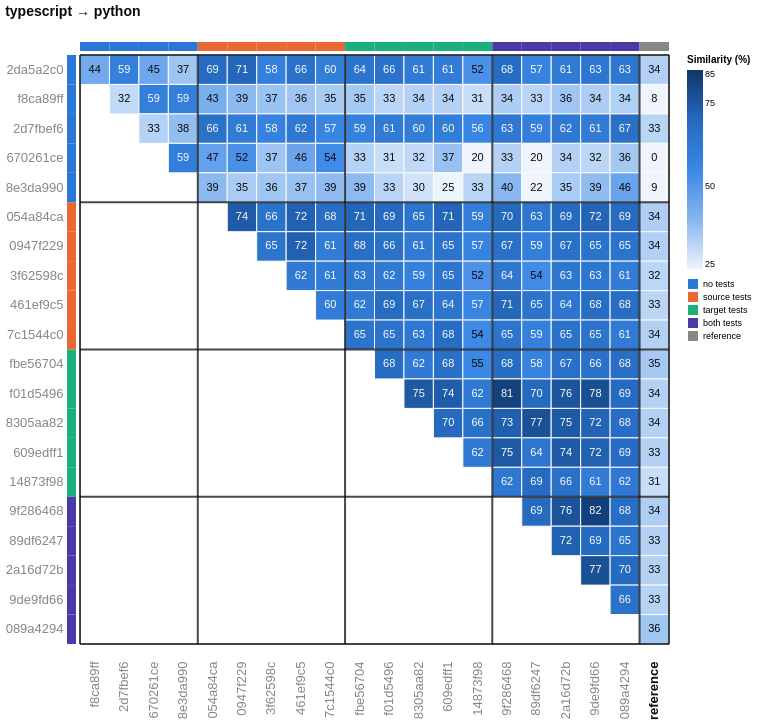

Here is the Vega-Lite specification saved for this chart:
### Vega-Lite specification from a JSON file in a GitHub repository (floating-point values rounded to 4 significant figures; data arrays with more than 128 entries replaced by an {"elided": "..."} marker saying what was removed)
{"config": {"view": {"continuousWidth": 300, "continuousHeight": 300}, "axis": {"labelAngle": -45}, "axisX": {"labelAngle": -37.5}}, "layer": [{"data": {"name": "data-28cff9cad55b266df90f5dbd6c0373dc"}, "mark": {"type": "rect", "stroke": "#fcfcfb", "strokeWidth": 1}, "encoding": {"color": {"field": "similarity_pct", "legend": {"gradientLength": 199.3, "labelFontSize": 9, "titleFontSize": 10, "values": [25, 50, 75, 85]}, "scale": {"clamp": true, "domain": [25, 85], "range": ["#eef5fd", "#86b6ef", "#3987e5", "#256abf", "#0d366b"]}, "title": "Similarity (%)", "type": "quantitative"}, "x": {"axis": {"domain": false, "labelAngle": -90, "labelColor": {"expr": "datum.label === 'reference' ? '#0b0b0b' : '#898781'"}, "labelFontSize": 13, "labelFontWeight": {"expr": "datum.label === 'reference' ? 'bold' : 'normal'"}, "labelPadding": 17, "ticks": false}, "field": "port_a", "scale": {"domain": ["f8ca89ff", "2d7fbef6", "670261ce", "8e3da990", "054a84ca", "0947f229", "3f62598c", "461ef9c5", "7c1544c0", "fbe56704", "f01d5496", "8305aa82", "609edff1", "14873f98", "9f286468", "89df6247", "2a16d72b", "9de9fd66", "089a4294", "reference"]}, "title": null, "type": "nominal"}, "y": {"axis": {"domain": false, "labelColor": {"expr": "datum.label === 'reference' ? '#0b0b0b' : '#898781'"}, "labelFontSize": 13, "labelFontWeight": {"expr": "datum.label === 'reference' ? 'bold' : 'normal'"}, "labelPadding": 17, "ticks": false, "labelAngle": 0}, "field": "port_b", "scale": {"domain": ["2da5a2c0", "f8ca89ff", "2d7fbef6", "670261ce", "8e3da990", "054a84ca", "0947f229", "3f62598c", "461ef9c5", "7c1544c0", "fbe56704", "f01d5496", "8305aa82", "609edff1", "14873f98", "9f286468", "89df6247", "2a16d72b", "9de9fd66", "089a4294"]}, "title": null, "type": "nominal"}}}, {"data": {"name": "data-324f0f86a94ceb2fa862edcf20603be0"}, "mark": {"type": "rect"}, "encoding": {"color": {"field": "condition", "legend": {"labelFontSize": 9, "symbolType": "square", "title": null}, "scale": {"domain": ["no tests", "source tests", "target tests", "both tests", "reference"], "range": ["#2a78d6", "#eb6834", "#1baf7a", "#4a3aa7", "#898781"]}, "type": "nominal"}, "x": {"axis": {"domain": false, "labelAngle": -90, "labelColor": {"expr": "datum.label === 'reference' ? '#0b0b0b' : '#898781'"}, "labelFontSize": 13, "labelFontWeight": {"expr": "datum.label === 'reference' ? 'bold' : 'normal'"}, "labelPadding": 17, "ticks": false}, "field": "port", "scale": {"domain": ["f8ca89ff", "2d7fbef6", "670261ce", "8e3da990", "054a84ca", "0947f229", "3f62598c", "461ef9c5", "7c1544c0", "fbe56704", "f01d5496", "8305aa82", "609edff1", "14873f98", "9f286468", "89df6247", "2a16d72b", "9de9fd66", "089a4294", "reference"]}, "title": null, "type": "nominal"}, "y": {"value": -13}, "y2": {"value": -4}}}, {"data": {"name": "data-936e38fabab3f05ddd28d48856a734ac"}, "mark": {"type": "rect"}, "encoding": {"color": {"field": "condition", "legend": null, "scale": {"domain": ["no tests", "source tests", "target tests", "both tests", "reference"], "range": ["#2a78d6", "#eb6834", "#1baf7a", "#4a3aa7", "#898781"]}, "type": "nominal"}, "x": {"value": -13}, "x2": {"value": -4}, "y": {"axis": {"domain": false, "labelColor": {"expr": "datum.label === 'reference' ? '#0b0b0b' : '#898781'"}, "labelFontSize": 13, "labelFontWeight": {"expr": "datum.label === 'reference' ? 'bold' : 'normal'"}, "labelPadding": 17, "ticks": false, "labelAngle": 0}, "field": "port", "scale": {"domain": ["2da5a2c0", "f8ca89ff", "2d7fbef6", "670261ce", "8e3da990", "054a84ca", "0947f229", "3f62598c", "461ef9c5", "7c1544c0", "fbe56704", "f01d5496", "8305aa82", "609edff1", "14873f98", "9f286468", "89df6247", "2a16d72b", "9de9fd66", "089a4294"]}, "title": null, "type": "nominal"}}}, {"data": {"name": "data-fdbe57da0e3f684219f94091f5048221"}, "mark": {"type": "text", "color": "#0b0b0b", "fontSize": 11}, "encoding": {"text": {"field": "similarity_pct", "format": ".0f", "type": "quantitative"}, "x": {"axis": {"domain": false, "labelAngle": -90, "labelColor": {"expr": "datum.label === 'reference' ? '#0b0b0b' : '#898781'"}, "labelFontSize": 13, "labelFontWeight": {"expr": "datum.label === 'reference' ? 'bold' : 'normal'"}, "labelPadding": 17, "ticks": false}, "field": "port_a", "scale": {"domain": ["f8ca89ff", "2d7fbef6", "670261ce", "8e3da990", "054a84ca", "0947f229", "3f62598c", "461ef9c5", "7c1544c0", "fbe56704", "f01d5496", "8305aa82", "609edff1", "14873f98", "9f286468", "89df6247", "2a16d72b", "9de9fd66", "089a4294", "reference"]}, "title": null, "type": "nominal"}, "y": {"axis": {"domain": false, "labelColor": {"expr": "datum.label === 'reference' ? '#0b0b0b' : '#898781'"}, "labelFontSize": 13, "labelFontWeight": {"expr": "datum.label === 'reference' ? 'bold' : 'normal'"}, "labelPadding": 17, "ticks": false, "labelAngle": 0}, "field": "port_b", "scale": {"domain": ["2da5a2c0", "f8ca89ff", "2d7fbef6", "670261ce", "8e3da990", "054a84ca", "0947f229", "3f62598c", "461ef9c5", "7c1544c0", "fbe56704", "f01d5496", "8305aa82", "609edff1", "14873f98", "9f286468", "89df6247", "2a16d72b", "9de9fd66", "089a4294"]}, "title": null, "type": "nominal"}}}, {"data": {"name": "data-3fd628620724d70384683b5d5491062c"}, "mark": {"type": "text", "color": "#fcfcfb", "fontSize": 11}, "encoding": {"text": {"field": "similarity_pct", "format": ".0f", "type": "quantitative"}, "x": {"axis": {"domain": false, "labelAngle": -90, "labelColor": {"expr": "datum.label === 'reference' ? '#0b0b0b' : '#898781'"}, "labelFontSize": 13, "labelFontWeight": {"expr": "datum.label === 'reference' ? 'bold' : 'normal'"}, "labelPadding": 17, "ticks": false}, "field": "port_a", "scale": {"domain": ["f8ca89ff", "2d7fbef6", "670261ce", "8e3da990", "054a84ca", "0947f229", "3f62598c", "461ef9c5", "7c1544c0", "fbe56704", "f01d5496", "8305aa82", "609edff1", "14873f98", "9f286468", "89df6247", "2a16d72b", "9de9fd66", "089a4294", "reference"]}, "title": null, "type": "nominal"}, "y": {"axis": {"domain": false, "labelColor": {"expr": "datum.label === 'reference' ? '#0b0b0b' : '#898781'"}, "labelFontSize": 13, "labelFontWeight": {"expr": "datum.label === 'reference' ? 'bold' : 'normal'"}, "labelPadding": 17, "ticks": false, "labelAngle": 0}, "field": "port_b", "scale": {"domain": ["2da5a2c0", "f8ca89ff", "2d7fbef6", "670261ce", "8e3da990", "054a84ca", "0947f229", "3f62598c", "461ef9c5", "7c1544c0", "fbe56704", "f01d5496", "8305aa82", "609edff1", "14873f98", "9f286468", "89df6247", "2a16d72b", "9de9fd66", "089a4294"]}, "title": null, "type": "nominal"}}}, {"data": {"name": "data-1f38d9b551839578f5e3e43064192fd3"}, "mark": {"type": "rule", "color": "#0b0b0b", "opacity": 0.75, "strokeWidth": 2}, "encoding": {"x": {"bandPosition": 0, "field": "port", "scale": {"domain": ["f8ca89ff", "2d7fbef6", "670261ce", "8e3da990", "054a84ca", "0947f229", "3f62598c", "461ef9c5", "7c1544c0", "fbe56704", "f01d5496", "8305aa82", "609edff1", "14873f98", "9f286468", "89df6247", "2a16d72b", "9de9fd66", "089a4294", "reference"]}, "type": "nominal"}}}, {"data": {"name": "data-0095387c21554dc7fd58c9569b886ec5"}, "mark": {"type": "rule", "color": "#0b0b0b", "opacity": 0.75, "strokeWidth": 2}, "encoding": {"y": {"bandPosition": 0, "field": "port", "scale": {"domain": ["2da5a2c0", "f8ca89ff", "2d7fbef6", "670261ce", "8e3da990", "054a84ca", "0947f229", "3f62598c", "461ef9c5", "7c1544c0", "fbe56704", "f01d5496", "8305aa82", "609edff1", "14873f98", "9f286468", "89df6247", "2a16d72b", "9de9fd66", "089a4294"]}, "type": "nominal"}}}, {"data": {"name": "data-419c3610764c394fccfb17419b5b63cb"}, "mark": {"type": "rule", "color": "#0b0b0b", "opacity": 0.75, "strokeWidth": 2}, "encoding": {"x": {"bandPosition": 1, "field": "port", "scale": {"domain": ["f8ca89ff", "2d7fbef6", "670261ce", "8e3da990", "054a84ca", "0947f229", "3f62598c", "461ef9c5", "7c1544c0", "fbe56704", "f01d5496", "8305aa82", "609edff1", "14873f98", "9f286468", "89df6247", "2a16d72b", "9de9fd66", "089a4294", "reference"]}, "type": "nominal"}}}, {"data": {"name": "data-68824a9eae53c11850caebba91dbb0e8"}, "mark": {"type": "rule", "color": "#0b0b0b", "opacity": 0.75, "strokeWidth": 2}, "encoding": {"y": {"bandPosition": 1, "field": "port", "scale": {"domain": ["2da5a2c0", "f8ca89ff", "2d7fbef6", "670261ce", "8e3da990", "054a84ca", "0947f229", "3f62598c", "461ef9c5", "7c1544c0", "fbe56704", "f01d5496", "8305aa82", "609edff1", "14873f98", "9f286468", "89df6247", "2a16d72b", "9de9fd66", "089a4294"]}, "type": "nominal"}}}], "height": 589.0, "resolve": {"scale": {"color": "independent"}}, "title": {"text": "typescript → python", "anchor": "start", "color": "#0b0b0b", "fontSize": 14, "offset": 23, "subtitleFontSize": 10}, "width": 589.0, "$schema": "https://vega.github.io/schema/vega-lite/v6.4.1.json", "datasets": {"data-28cff9cad55b266df90f5dbd6c0373dc": {"elided": "210 records"}, "data-324f0f86a94ceb2fa862edcf20603be0": [{"port": "f8ca89ff", "condition": "no tests"}, {"port": "2d7fbef6", "condition": "no tests"}, {"port": "670261ce", "condition": "no tests"}, {"port": "8e3da990", "condition": "no tests"}, {"port": "054a84ca", "condition": "source tests"}, {"port": "0947f229", "condition": "source tests"}, {"port": "3f62598c", "condition": "source tests"}, {"port": "461ef9c5", "condition": "source tests"}, {"port": "7c1544c0", "condition": "source tests"}, {"port": "fbe56704", "condition": "target tests"}, {"port": "f01d5496", "condition": "target tests"}, {"port": "8305aa82", "condition": "target tests"}, {"port": "609edff1", "condition": "target tests"}, {"port": "14873f98", "condition": "target tests"}, {"port": "9f286468", "condition": "both tests"}, {"port": "89df6247", "condition": "both tests"}, {"port": "2a16d72b", "condition": "both tests"}, {"port": "9de9fd66", "condition": "both tests"}, {"port": "089a4294", "condition": "both tests"}, {"port": "reference", "condition": "reference"}], "data-936e38fabab3f05ddd28d48856a734ac": [{"port": "2da5a2c0", "condition": "no tests"}, {"port": "f8ca89ff", "condition": "no tests"}, {"port": "2d7fbef6", "condition": "no tests"}, {"port": "670261ce", "condition": "no tests"}, {"port": "8e3da990", "condition": "no tests"}, {"port": "054a84ca", "condition": "source tests"}, {"port": "0947f229", "condition": "source tests"}, {"port": "3f62598c", "condition": "source tests"}, {"port": "461ef9c5", "condition": "source tests"}, {"port": "7c1544c0", "condition": "source tests"}, {"port": "fbe56704", "condition": "target tests"}, {"port": "f01d5496", "condition": "target tests"}, {"port": "8305aa82", "condition": "target tests"}, {"port": "609edff1", "condition": "target tests"}, {"port": "14873f98", "condition": "target tests"}, {"port": "9f286468", "condition": "both tests"}, {"port": "89df6247", "condition": "both tests"}, {"port": "2a16d72b", "condition": "both tests"}, {"port": "9de9fd66", "condition": "both tests"}, {"port": "089a4294", "condition": "both tests"}], "data-fdbe57da0e3f684219f94091f5048221": [{"port_a": "f8ca89ff", "port_b": "2da5a2c0", "condition_a": "no tests", "condition_b": "no tests", "half": "colour", "similarity_pct": 43.88}, {"port_a": "670261ce", "port_b": "2da5a2c0", "condition_a": "no tests", "condition_b": "no tests", "half": "colour", "similarity_pct": 45.17}, {"port_a": "8e3da990", "port_b": "2da5a2c0", "condition_a": "no tests", "condition_b": "no tests", "half": "colour", "similarity_pct": 36.5}, {"port_a": "14873f98", "port_b": "2da5a2c0", "condition_a": "target tests", "condition_b": "no tests", "half": "colour", "similarity_pct": 52.04}, {"port_a": "reference", "port_b": "2da5a2c0", "condition_a": "reference", "condition_b": "no tests", "half": "colour", "similarity_pct": 33.72}, {"port_a": "2d7fbef6", "port_b": "f8ca89ff", "condition_a": "no tests", "condition_b": "no tests", "half": "colour", "similarity_pct": 31.54}, {"port_a": "054a84ca", "port_b": "f8ca89ff", "condition_a": "source tests", "condition_b": "no tests", "half": "colour", "similarity_pct": 42.63}, {"port_a": "0947f229", "port_b": "f8ca89ff", "condition_a": "source tests", "condition_b": "no tests", "half": "colour", "similarity_pct": 39.14}, {"port_a": "3f62598c", "port_b": "f8ca89ff", "condition_a": "source tests", "condition_b": "no tests", "half": "colour", "similarity_pct": 36.98}, {"port_a": "461ef9c5", "port_b": "f8ca89ff", "condition_a": "source tests", "condition_b": "no tests", "half": "colour", "similarity_pct": 36.36}, {"port_a": "7c1544c0", "port_b": "f8ca89ff", "condition_a": "source tests", "condition_b": "no tests", "half": "colour", "similarity_pct": 35.11}, {"port_a": "fbe56704", "port_b": "f8ca89ff", "condition_a": "target tests", "condition_b": "no tests", "half": "colour", "similarity_pct": 35.4}, {"port_a": "f01d5496", "port_b": "f8ca89ff", "condition_a": "target tests", "condition_b": "no tests", "half": "colour", "similarity_pct": 32.53}, {"port_a": "8305aa82", "port_b": "f8ca89ff", "condition_a": "target tests", "condition_b": "no tests", "half": "colour", "similarity_pct": 33.6}, {"port_a": "609edff1", "port_b": "f8ca89ff", "condition_a": "target tests", "condition_b": "no tests", "half": "colour", "similarity_pct": 33.67}, {"port_a": "14873f98", "port_b": "f8ca89ff", "condition_a": "target tests", "condition_b": "no tests", "half": "colour", "similarity_pct": 30.6}, {"port_a": "9f286468", "port_b": "f8ca89ff", "condition_a": "both tests", "condition_b": "no tests", "half": "colour", "similarity_pct": 34.4}, {"port_a": "89df6247", "port_b": "f8ca89ff", "condition_a": "both tests", "condition_b": "no tests", "half": "colour", "similarity_pct": 32.75}, {"port_a": "2a16d72b", "port_b": "f8ca89ff", "condition_a": "both tests", "condition_b": "no tests", "half": "colour", "similarity_pct": 36.48}, {"port_a": "9de9fd66", "port_b": "f8ca89ff", "condition_a": "both tests", "condition_b": "no tests", "half": "colour", "similarity_pct": 34.41}, {"port_a": "089a4294", "port_b": "f8ca89ff", "condition_a": "both tests", "condition_b": "no tests", "half": "colour", "similarity_pct": 33.88}, {"port_a": "reference", "port_b": "f8ca89ff", "condition_a": "reference", "condition_b": "no tests", "half": "colour", "similarity_pct": 7.509}, {"port_a": "670261ce", "port_b": "2d7fbef6", "condition_a": "no tests", "condition_b": "no tests", "half": "colour", "similarity_pct": 33.42}, {"port_a": "8e3da990", "port_b": "2d7fbef6", "condition_a": "no tests", "condition_b": "no tests", "half": "colour", "similarity_pct": 38.36}, {"port_a": "reference", "port_b": "2d7fbef6", "condition_a": "reference", "condition_b": "no tests", "half": "colour", "similarity_pct": 32.69}, {"port_a": "054a84ca", "port_b": "670261ce", "condition_a": "source tests", "condition_b": "no tests", "half": "colour", "similarity_pct": 47.08}, {"port_a": "0947f229", "port_b": "670261ce", "condition_a": "source tests", "condition_b": "no tests", "half": "colour", "similarity_pct": 52.0}, {"port_a": "3f62598c", "port_b": "670261ce", "condition_a": "source tests", "condition_b": "no tests", "half": "colour", "similarity_pct": 36.76}, {"port_a": "461ef9c5", "port_b": "670261ce", "condition_a": "source tests", "condition_b": "no tests", "half": "colour", "similarity_pct": 45.71}, {"port_a": "7c1544c0", "port_b": "670261ce", "condition_a": "source tests", "condition_b": "no tests", "half": "colour", "similarity_pct": 53.72}, {"port_a": "fbe56704", "port_b": "670261ce", "condition_a": "target tests", "condition_b": "no tests", "half": "colour", "similarity_pct": 33.4}, {"port_a": "f01d5496", "port_b": "670261ce", "condition_a": "target tests", "condition_b": "no tests", "half": "colour", "similarity_pct": 30.72}, {"port_a": "8305aa82", "port_b": "670261ce", "condition_a": "target tests", "condition_b": "no tests", "half": "colour", "similarity_pct": 31.58}, {"port_a": "609edff1", "port_b": "670261ce", "condition_a": "target tests", "condition_b": "no tests", "half": "colour", "similarity_pct": 37.4}, {"port_a": "14873f98", "port_b": "670261ce", "condition_a": "target tests", "condition_b": "no tests", "half": "colour", "similarity_pct": 20.13}, {"port_a": "9f286468", "port_b": "670261ce", "condition_a": "both tests", "condition_b": "no tests", "half": "colour", "similarity_pct": 33.27}, {"port_a": "89df6247", "port_b": "670261ce", "condition_a": "both tests", "condition_b": "no tests", "half": "colour", "similarity_pct": 19.77}, {"port_a": "2a16d72b", "port_b": "670261ce", "condition_a": "both tests", "condition_b": "no tests", "half": "colour", "similarity_pct": 33.53}, {"port_a": "9de9fd66", "port_b": "670261ce", "condition_a": "both tests", "condition_b": "no tests", "half": "colour", "similarity_pct": 32.33}, {"port_a": "089a4294", "port_b": "670261ce", "condition_a": "both tests", "condition_b": "no tests", "half": "colour", "similarity_pct": 35.62}, {"port_a": "reference", "port_b": "670261ce", "condition_a": "reference", "condition_b": "no tests", "half": "colour", "similarity_pct": 0.0}, {"port_a": "054a84ca", "port_b": "8e3da990", "condition_a": "source tests", "condition_b": "no tests", "half": "colour", "similarity_pct": 39.28}, {"port_a": "0947f229", "port_b": "8e3da990", "condition_a": "source tests", "condition_b": "no tests", "half": "colour", "similarity_pct": 34.93}, {"port_a": "3f62598c", "port_b": "8e3da990", "condition_a": "source tests", "condition_b": "no tests", "half": "colour", "similarity_pct": 36.12}, {"port_a": "461ef9c5", "port_b": "8e3da990", "condition_a": "source tests", "condition_b": "no tests", "half": "colour", "similarity_pct": 37.28}, {"port_a": "7c1544c0", "port_b": "8e3da990", "condition_a": "source tests", "condition_b": "no tests", "half": "colour", "similarity_pct": 38.75}, {"port_a": "fbe56704", "port_b": "8e3da990", "condition_a": "target tests", "condition_b": "no tests", "half": "colour", "similarity_pct": 38.99}, {"port_a": "f01d5496", "port_b": "8e3da990", "condition_a": "target tests", "condition_b": "no tests", "half": "colour", "similarity_pct": 32.77}, {"port_a": "8305aa82", "port_b": "8e3da990", "condition_a": "target tests", "condition_b": "no tests", "half": "colour", "similarity_pct": 29.54}, {"port_a": "609edff1", "port_b": "8e3da990", "condition_a": "target tests", "condition_b": "no tests", "half": "colour", "similarity_pct": 25.3}, {"port_a": "14873f98", "port_b": "8e3da990", "condition_a": "target tests", "condition_b": "no tests", "half": "colour", "similarity_pct": 32.81}, {"port_a": "9f286468", "port_b": "8e3da990", "condition_a": "both tests", "condition_b": "no tests", "half": "colour", "similarity_pct": 39.78}, {"port_a": "89df6247", "port_b": "8e3da990", "condition_a": "both tests", "condition_b": "no tests", "half": "colour", "similarity_pct": 22.32}, {"port_a": "2a16d72b", "port_b": "8e3da990", "condition_a": "both tests", "condition_b": "no tests", "half": "colour", "similarity_pct": 34.77}, {"port_a": "9de9fd66", "port_b": "8e3da990", "condition_a": "both tests", "condition_b": "no tests", "half": "colour", "similarity_pct": 38.56}, {"port_a": "089a4294", "port_b": "8e3da990", "condition_a": "both tests", "condition_b": "no tests", "half": "colour", "similarity_pct": 46.18}, {"port_a": "reference", "port_b": "8e3da990", "condition_a": "reference", "condition_b": "no tests", "half": "colour", "similarity_pct": 9.066}, {"port_a": "reference", "port_b": "054a84ca", "condition_a": "reference", "condition_b": "source tests", "half": "colour", "similarity_pct": 34.3}, {"port_a": "reference", "port_b": "0947f229", "condition_a": "reference", "condition_b": "source tests", "half": "colour", "similarity_pct": 33.8}, {"port_a": "14873f98", "port_b": "3f62598c", "condition_a": "target tests", "condition_b": "source tests", "half": "colour", "similarity_pct": 51.83}, {"port_a": "89df6247", "port_b": "3f62598c", "condition_a": "both tests", "condition_b": "source tests", "half": "colour", "similarity_pct": 53.8}, {"port_a": "reference", "port_b": "3f62598c", "condition_a": "reference", "condition_b": "source tests", "half": "colour", "similarity_pct": 32.35}, {"port_a": "reference", "port_b": "461ef9c5", "condition_a": "reference", "condition_b": "source tests", "half": "colour", "similarity_pct": 32.58}, {"port_a": "14873f98", "port_b": "7c1544c0", "condition_a": "target tests", "condition_b": "source tests", "half": "colour", "similarity_pct": 54.38}, {"port_a": "reference", "port_b": "7c1544c0", "condition_a": "reference", "condition_b": "source tests", "half": "colour", "similarity_pct": 33.54}, {"port_a": "14873f98", "port_b": "fbe56704", "condition_a": "target tests", "condition_b": "target tests", "half": "colour", "similarity_pct": 54.76}, {"port_a": "reference", "port_b": "fbe56704", "condition_a": "reference", "condition_b": "target tests", "half": "colour", "similarity_pct": 35.42}, {"port_a": "reference", "port_b": "f01d5496", "condition_a": "reference", "condition_b": "target tests", "half": "colour", "similarity_pct": 33.62}, {"port_a": "reference", "port_b": "8305aa82", "condition_a": "reference", "condition_b": "target tests", "half": "colour", "similarity_pct": 33.68}, {"port_a": "reference", "port_b": "609edff1", "condition_a": "reference", "condition_b": "target tests", "half": "colour", "similarity_pct": 33.43}, {"port_a": "reference", "port_b": "14873f98", "condition_a": "reference", "condition_b": "target tests", "half": "colour", "similarity_pct": 30.62}, {"port_a": "reference", "port_b": "9f286468", "condition_a": "reference", "condition_b": "both tests", "half": "colour", "similarity_pct": 34.25}, {"port_a": "reference", "port_b": "89df6247", "condition_a": "reference", "condition_b": "both tests", "half": "colour", "similarity_pct": 33.37}, {"port_a": "reference", "port_b": "2a16d72b", "condition_a": "reference", "condition_b": "both tests", "half": "colour", "similarity_pct": 33.22}, {"port_a": "reference", "port_b": "9de9fd66", "condition_a": "reference", "condition_b": "both tests", "half": "colour", "similarity_pct": 33.2}, {"port_a": "reference", "port_b": "089a4294", "condition_a": "reference", "condition_b": "both tests", "half": "colour", "similarity_pct": 36.28}], "data-3fd628620724d70384683b5d5491062c": {"elided": "134 records"}, "data-1f38d9b551839578f5e3e43064192fd3": [{"port": "f8ca89ff", "condition": "no tests"}, {"port": "054a84ca", "condition": "source tests"}, {"port": "fbe56704", "condition": "target tests"}, {"port": "9f286468", "condition": "both tests"}, {"port": "reference", "condition": "reference"}], "data-0095387c21554dc7fd58c9569b886ec5": [{"port": "2da5a2c0", "condition": "no tests"}, {"port": "054a84ca", "condition": "source tests"}, {"port": "fbe56704", "condition": "target tests"}, {"port": "9f286468", "condition": "both tests"}], "data-419c3610764c394fccfb17419b5b63cb": [{"port": "reference"}], "data-68824a9eae53c11850caebba91dbb0e8": [{"port": "089a4294"}]}}
